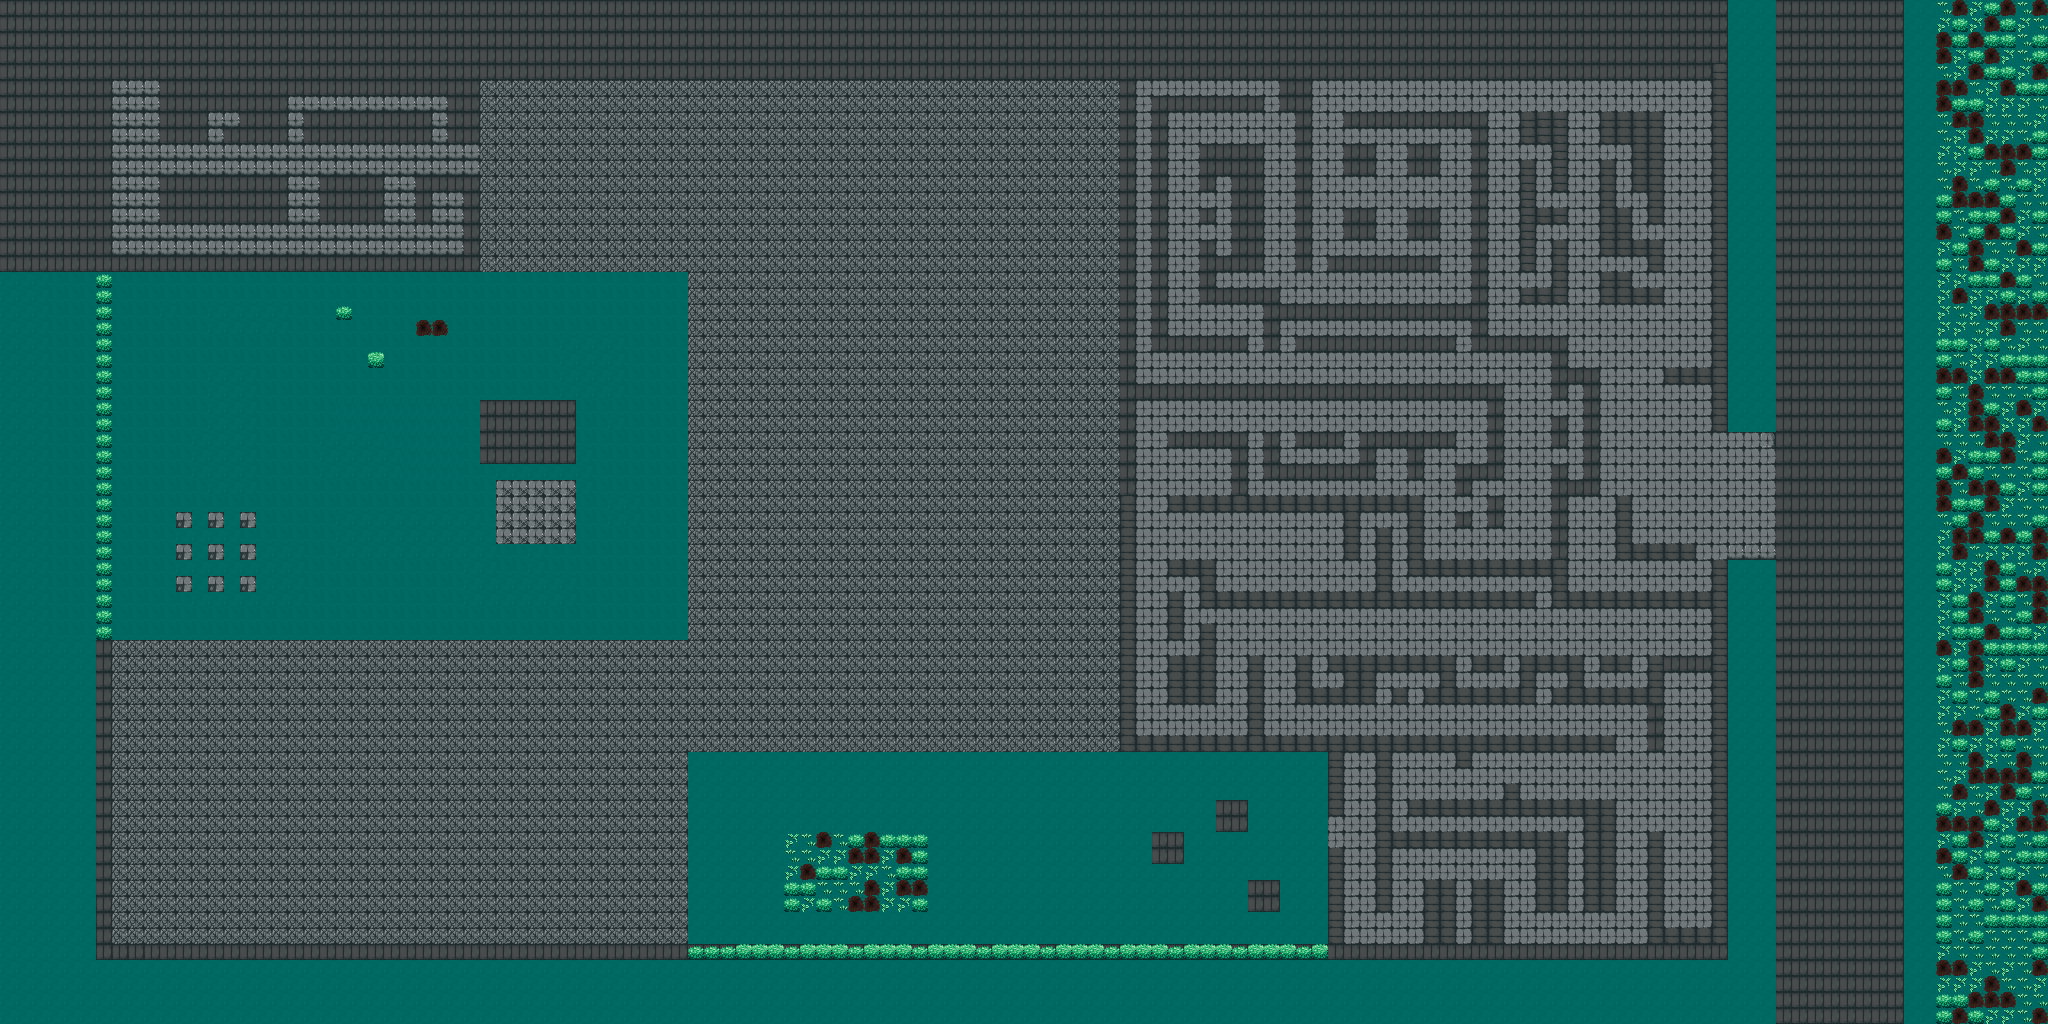

Rendered tile map (Tiled .tmx) drawn with the repository's tilesets; below, a short description and the map source with its tile grids summarised:
An orthogonal 128x64 tile map with 16x16 px tiles, 2 tile layers (background, foreground), 3 tilesets and 178 objects (125x 'wall', 25x line, 9x keycard_spawnpoint, 6x checkpoint, 3x circle, ...).

<map version="1.5" tiledversion="1.5.0" orientation="orthogonal" renderorder="right-down" width="128" height="64" tilewidth="16" tileheight="16" infinite="0" nextlayerid="4" nextobjectid="374">
 <tileset firstgid="1" source="prison_inside.tsx" />
 <tileset firstgid="18" source="gras.tsx" />
 <tileset firstgid="29" source="prison.tsx" />
 <layer id="1" name="background" width="128" height="64">
  <data>[8192 cells, 8192 non-empty, 9 distinct tile ids]</data>
 </layer>
 <layer id="3" name="foreground" width="128" height="64">
  <data>[8192 cells, 1413 non-empty, 9 distinct tile ids]</data>
 </layer>
 <objectgroup id="2" name="trigger">
  <object id="53" name="'wall'" x="96" y="64" width="16" height="896" />
  <object id="54" name="'wall'" x="112" y="64" width="1840" height="16" />
  <object id="55" name="'wall'" x="112" y="944" width="1840" height="16" />
  <object id="56" name="'wall'" x="1936" y="80" width="16" height="864" />
  <object id="62" name="'spawnpoint'" x="1808.5" y="352.667">
   <point />
  </object>
  <object id="63" name="'win_zone'" x="1776" y="432" width="128" height="128" />
  <object id="98" name="hiding_spot" x="336" y="304" width="16" height="16" />
  <object id="102" name="waypoint" type="line" x="160" y="335">
   <properties>
    <property name="'speed'" type="float" value="5" />
   </properties>
   <polyline points="0,0 0,32 192,32" />
  </object>
  <object id="104" name="hiding_spot" x="368" y="352" width="16" height="16" />
  <object id="105" name="chest" x="416" y="320" width="32" height="16" />
  <object id="129" name="'wall'" x="160" y="80" width="48" height="64" />
  <object id="130" name="'wall'" x="288" y="80" width="192" height="16" />
  <object id="131" name="'wall'" x="448" y="96" width="32" height="48" />
  <object id="132" name="'wall'" x="304" y="112" width="128" height="32" />
  <object id="133" name="'wall'" x="160" y="176" width="128" height="48" />
  <object id="134" name="'wall'" x="112" y="256" width="368" height="16" />
  <object id="136" name="'wall'" x="320" y="176" width="64" height="48" />
  <object id="138" name="waypoint" type="circle" x="352" y="160">
   <polyline points="80,0 -48,0 -208,0 -208,80 -48,80" />
  </object>
  <object id="139" name="'wall'" x="240" y="80" width="48" height="64" />
  <object id="140" name="'wall'" x="224" y="128" width="16" height="16" />
  <object id="141" name="'wall'" x="208" y="80" width="32" height="32" />
  <object id="142" name="waypoint" type="line" x="400" y="224">
   <polyline points="0,0 0,-64 -96,-64" />
  </object>
  <object id="143" name="'wall'" x="416" y="176" width="16" height="48" />
  <object id="144" name="'wall'" x="432" y="176" width="48" height="16" />
  <object id="145" name="'wall'" x="464" y="192" width="16" height="64" />
  <object id="147" name="mouse" x="480" y="400" width="96" height="64" />
  <object id="148" name="mouse" x="496" y="480" width="80" height="64" />
  <object id="161" name="'wall'" x="1120" y="80" width="16" height="672" />
  <object id="162" name="'wall'" x="1136" y="736" width="480" height="16" />
  <object id="163" name="'wall'" x="1456" y="752" width="16" height="16" />
  <object id="165" name="'wall'" x="1328" y="752" width="16" height="64" />
  <object id="166" name="'wall'" x="1328" y="848" width="16" height="96" />
  <object id="167" name="'wall'" x="1376" y="752" width="16" height="160" />
  <object id="168" name="'wall'" x="1408" y="800" width="208" height="16" />
  <object id="169" name="'wall'" x="1584" y="816" width="32" height="96" />
  <object id="170" name="'wall'" x="1536" y="848" width="32" height="64" />
  <object id="171" name="'wall'" x="1392" y="832" width="176" height="16" />
  <object id="172" name="'wall'" x="1424" y="880" width="32" height="64" />
  <object id="173" name="'wall'" x="1472" y="880" width="32" height="64" />
  <object id="174" name="'wall'" x="1648" y="832" width="16" height="112" />
  <object id="175" name="'wall'" x="1664" y="928" width="48" height="16" />
  <object id="176" name="'wall'" x="1712" y="560" width="16" height="384" />
  <object id="181" name="'wall'" x="1552" y="688" width="96" height="16" />
  <object id="182" name="'wall'" x="1568" y="656" width="16" height="32" />
  <object id="183" name="'wall'" x="1600" y="656" width="32" height="16" />
  <object id="184" name="'wall'" x="1520" y="656" width="48" height="16" />
  <object id="185" name="'wall'" x="1520" y="672" width="16" height="32" />
  <object id="186" name="'wall'" x="1424" y="688" width="96" height="16" />
  <object id="188" name="'wall'" x="1440" y="672" width="16" height="16" />
  <object id="189" name="'wall'" x="1472" y="656" width="32" height="16" />
  <object id="190" name="'wall'" x="1328" y="656" width="32" height="16" />
  <object id="191" name="'wall'" x="1344" y="672" width="32" height="16" />
  <object id="193" name="'wall'" x="1296" y="688" width="80" height="16" />
  <object id="194" name="'wall'" x="1296" y="656" width="16" height="32" />
  <object id="195" name="'wall'" x="1248" y="656" width="16" height="80" />
  <object id="196" name="'wall'" x="1168" y="656" width="48" height="48" />
  <object id="197" name="'wall'" x="1200" y="624" width="16" height="32" />
  <object id="198" name="'wall'" x="1168" y="592" width="16" height="48" />
  <object id="199" name="'wall'" x="1168" y="560" width="48" height="16" />
  <object id="200" name="'wall'" x="1200" y="576" width="16" height="32" />
  <object id="201" name="'wall'" x="1216" y="592" width="320" height="16" />
  <object id="202" name="'wall'" x="1552" y="592" width="160" height="16" />
  <object id="206" name="'wall'" x="1552" y="576" width="16" height="16" />
  <object id="207" name="'wall'" x="1408" y="560" width="160" height="16" />
  <object id="209" name="'wall'" x="1408" y="496" width="16" height="64" />
  <object id="210" name="'wall'" x="1376" y="528" width="16" height="64" />
  <object id="211" name="'wall'" x="1344" y="512" width="16" height="48" />
  <object id="212" name="'wall'" x="1168" y="496" width="240" height="16" />
  <object id="213" name="'wall'" x="1504" y="784" width="16" height="16" />
  <object id="214" name="waypoint" type="line" x="1408" y="880">
   <polyline points="0,0 0,-16 112,-16" />
  </object>
  <object id="215" name="waypoint" type="line" x="1520" y="912">
   <polyline points="0,0 0,16 112,16" />
  </object>
  <object id="219" name="waypoint" type="line" x="1280" y="720">
   <polyline points="0,0 16,0 352,0" />
  </object>
  <object id="223" name="waypoint" type="line" x="1632" y="736">
   <polyline points="0,0 0,-16 -336,-16" />
  </object>
  <object id="224" name="waypoint" type="line" x="1232" y="624">
   <polyline points="0,0 16,0 448,0" />
  </object>
  <object id="225" name="waypoint" type="line" x="1680" y="640">
   <polyline points="0,0 -16,0 -448,0" />
  </object>
  <object id="229" name="waypoint" type="line" x="1152" y="544">
   <polyline points="0,0 0,16 0,176" />
  </object>
  <object id="231" name="'wall'" x="1360" y="656" width="96" height="16" />
  <object id="233" name="'wall'" x="1392" y="688" width="16" height="16" />
  <object id="234" name="checkpoint" x="1344" y="816" width="32" height="32" />
  <object id="235" name="checkpoint" x="1136" y="464" width="32" height="32" />
  <object id="236" name="checkpoint" x="1344" y="80" width="32" height="32" />
  <object id="237" name="'wall'" x="1648" y="656" width="16" height="96" />
  <object id="239" name="'wall'" x="1664" y="656" width="48" height="16" />
  <object id="240" name="'wall'" x="1136" y="384" width="368" height="16" />
  <object id="243" name="'wall'" x="1168" y="432" width="80" height="16" />
  <object id="244" name="'wall'" x="1232" y="448" width="16" height="48" />
  <object id="245" name="'wall'" x="1264" y="432" width="16" height="48" />
  <object id="246" name="'wall'" x="1280" y="464" width="96" height="16" />
  </objectgroup>
</map>
<!-- 90 of 178 objects omitted -->
